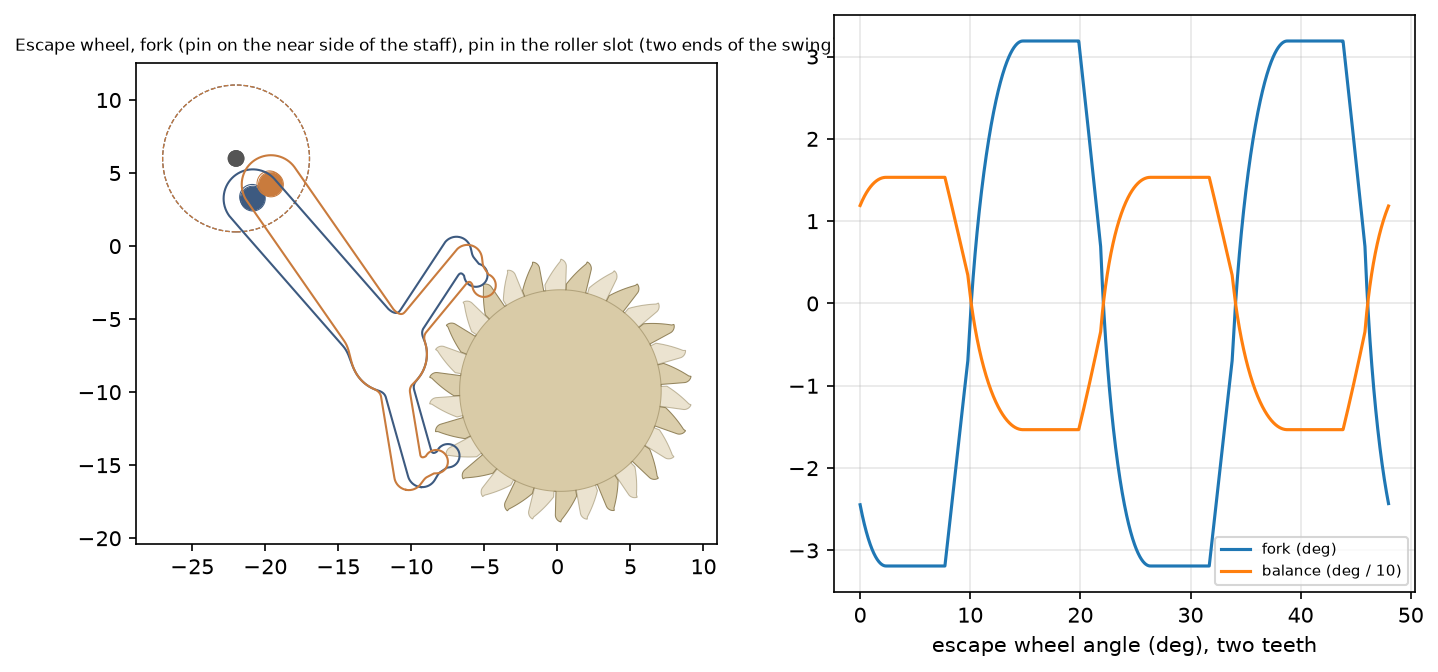

Write the Python code that produced this figure.
# Escapement for Crescent's motion study, version 2 (2026-11-18, Adam's note P15 and "beef it up"): an escape wheel that physically
# rocks the pallet fork, and a fork that swings the balance. Changes from escapement.py:
#   - the fork stops short of the balance staff: its impulse pin sits on the NEAR side (between the fork's pivot and the staff), so
#     nothing has to reach round or through the staff; the roller's closed slot faces the fork
#   - beefed up for a hand-assembled demonstration (wider in xy, thicker in z): the fork's shaft 4.0 wide (was 1.8) ending in a round
#     end concentric with the pin; the nose arms 2.0 wide (were 1.1 / 0.84); the noses r 0.85 (were 0.6); the hub r 2.6; the
#     wheel's tooth tips get a flat land instead of a point; the impulse pin Ø1.5 steel (was Ø1); fork and wheel 2.4 thick (2.0),
#     the roller 3.0 (2.0) and its bore a friction fit on the staff (the slip clutch)
#   - the balance swings less (about ±19 deg, was ±33): smaller accelerations on every part when the train is cranked fast
#
# No hairspring and no lock (so the train can never stall): it is a two-nose cam anchor. Each of the wheel's 15 teeth has a
# forward-facing ramp, a flat land and a steep trailing face. The ramps lift the fork's two noses in turn (the noses sit 3 1/2 teeth
# apart, so one is over a ramp while the other is over a gap): nose A lifted turns the fork one way, nose B lifted turns it back.
# Between lifts nothing pushes, so the fork rests: tick, pause, tock, pause, 30 beats per wheel turn.
# The fork's shaft ends short of the balance staff; a steel pin at its end (the near side of the staff) runs in a closed slot in the
# roller, so the balance swings with the fork and the pin can never leave.
#
# This script designs the parts, then proves the motion: over a full wheel turn in 0.02 deg steps the two noses never both bind (no
# jam), every tooth lifts each nose, the whole fork outline never cuts into the wheel, the shaft's end clears the staff over the whole
# swing and the pin stays inside the roller's closed slot. It writes escapement2_geo.json (esc2_apply.py puts it into a scene).
# Settings used (2026-11-18): R_N=0.8 LAND=0.06 RHO=9.35 R_TIPARM=0.65 ELBOW=2.1 D_NEAR=2.85
#   R_N=0.8 LAND=0.06 RHO=9.35 R_TIPARM=0.65 ELBOW=2.1 D_NEAR=2.85 python3 escapement2.py [OUT_DIR]
# Settings used since P46 (2026-11-19, Adam's sketch: short teeth, valleys only as deep as the noses need, round tops):
#   RT1=0.8 RT2=0.8 RO=0.3 RV=1.2 LAND=0.12 FOOT_EXTRA=0.01 R_ROOT=7.8 R_TIP=9.12 R_N=0.8 RHO=9.35 R_TIPARM=0.65 ELBOW=2.1 D_NEAR=2.85 python3 escapement2.py
import json, math, os, sys
import numpy as np
import matplotlib; matplotlib.use('Agg'); import matplotlib.pyplot as plt
from matplotlib.path import Path as MP
HERE = os.path.dirname(os.path.abspath(__file__)); sys.path.insert(0, HERE)
import design as DS
from kit import X, Y, circle, curve, U
P = DS.PIV
E, F, BC = (np.array(P[k], float) for k in ('E', 'F', 'Bc'))
DEG = math.pi / 180
def pol(c, r, a): return np.array([c[0] + r * math.cos(a), c[1] + r * math.sin(a)])
def rot(p, c, a):
    p = np.asarray(p, float); c = np.asarray(c, float); ca, sa = math.cos(a), math.sin(a); d = p - c
    return np.stack([c[0] + d[..., 0] * ca - d[..., 1] * sa, c[1] + d[..., 0] * sa + d[..., 1] * ca], -1)

# ---------- the wheel (local frame = as drawn, wheel angle 0) ----------
NT = 15; PITCH = 2 * math.pi / NT
R_ROOT, R_TIP = float(os.environ.get('R_ROOT', 6.9)), float(os.environ.get('R_TIP', 9.0))   # (P46: with round tips the drawn tip starts higher; the rounding brings it back)
R_RAMP0 = 7.3                      # the ramp starts here (a short riser up from the root passes under the low nose)
F_RAMP = float(os.environ.get('F_RAMP', 0.38))   # the ramp takes this share of the pitch
LAND = float(os.environ.get('LAND', 0.06))   # then a flat land at the tip (0.23 mm at r 9): no knife-edge tips
FOOT = F_RAMP + LAND + float(os.environ.get('FOOT_EXTRA', 0.01))   # the trailing face's foot (0.01: near radial; more leans it back, so the nose slides off)
WDIR = 1                            # the wheel turns anticlockwise (the sim's escape arbor: +0.314 rad/s)
def wheel_local():
    pts = []
    for k in range(NT):
        # phase v runs the way the tooth passes a fixed point: local angle a = -(k + v) * PITCH * WDIR
        for j in range(25):        # ramp, root -> tip
            v = F_RAMP * j / 24; r = R_RAMP0 + (R_TIP - R_RAMP0) * (v / F_RAMP)
            if j == 0: pts.append(pol((0, 0), R_ROOT, -WDIR * (k + v) * PITCH))
            pts.append(pol((0, 0), r, -WDIR * (k + v) * PITCH))
        for j in range(1, 5): pts.append(pol((0, 0), R_TIP, -WDIR * (k + F_RAMP + LAND * j / 4) * PITCH))   # the land
        pts.append(pol((0, 0), R_ROOT, -WDIR * (k + FOOT) * PITCH))          # trailing face down to the root
        for j in range(1, 12):     # root arc to the next ramp
            v = FOOT + (1 - FOOT) * j / 12; pts.append(pol((0, 0), R_ROOT, -WDIR * (k + v) * PITCH))
    return np.array(pts)
WL = wheel_local()                  # about E, local frame
# P46 (2026-11-19): the tooth's tip rounded like the fork's noses. The teeth are too slender near the top for one radius all round
# (r 0.8 would shave the tips off), so each tip corner gets its own fillet: the crest (ramp into land, where the nose rolls over the
# top) r RT1, the drop-off edge (land into the trailing face, where the nose leaves) r RT2. RT1 = RT2 = 0 keeps the sharp corners.
RT1, RT2 = float(os.environ.get('RT1', 0.0)), float(os.environ.get('RT2', 0.0))
RT = max(RT1, RT2)
def _fillet(path, iv, r, n=24):
    """replace the corner at path[iv] with an arc of radius r tangent to the (locally straight) edges either side"""
    if r <= 0: return path
    V = path[iv]
    def walk(step, dist):                         # the point `dist` along the path from V (step -1: back, +1: on)
        acc, i = 0.0, iv
        while True:
            j = i + step; seg = np.linalg.norm(path[j] - path[i])
            if acc + seg >= dist: return path[i] + (path[j] - path[i]) * (dist - acc) / seg, j
            acc += seg; i = j
    a1, _ = walk(-1, 0.05); b1, _ = walk(1, 0.05)
    u1 = (a1 - V) / np.linalg.norm(a1 - V); u2 = (b1 - V) / np.linalg.norm(b1 - V)
    phi = math.acos(np.clip(u1 @ u2, -1, 1)); t = r / math.tan(phi / 2)
    A, ia = walk(-1, t); B, ib = walk(1, t)
    bis = (u1 + u2) / np.linalg.norm(u1 + u2); Cc = V + bis * r / math.sin(phi / 2)
    a0, a1_ = math.atan2(*(A - Cc)[::-1]), math.atan2(*(B - Cc)[::-1])
    da = (a1_ - a0 + math.pi) % (2 * math.pi) - math.pi
    arc = [Cc + r * np.array([math.cos(a0 + da * k / n), math.sin(a0 + da * k / n)]) for k in range(n + 1)]
    return np.vstack([path[:ia], arc, path[ib:]])
if RT > 0:
    pts = []; corners = []
    for k in range(NT):
        for j in range(161):       # ramp, root -> tip, finely
            v = F_RAMP * j / 160; r = max(R_ROOT, R_RAMP0 + (R_TIP - R_RAMP0) * (v / F_RAMP))   # (P46b: a shallow valley cuts the ramp's foot off)
            if j == 0: pts.append(pol((0, 0), R_ROOT, -WDIR * k * PITCH))
            pts.append(pol((0, 0), r, -WDIR * (k + v) * PITCH))
        corners.append(len(pts) - 1)
        for j in range(1, 41): pts.append(pol((0, 0), R_TIP, -WDIR * (k + F_RAMP + LAND * j / 40) * PITCH))
        corners.append(len(pts) - 1)
        for j in range(1, 61): pts.append(pol((0, 0), R_TIP + (R_ROOT - R_TIP) * j / 60, -WDIR * (k + F_RAMP + LAND + (FOOT - F_RAMP - LAND) * j / 60) * PITCH))
        for j in range(1, 12): v = FOOT + (1 - FOOT) * j / 12; pts.append(pol((0, 0), R_ROOT, -WDIR * (k + v) * PITCH))
    WL = np.array(pts)
    for ci in sorted(corners, reverse=True):      # from the end, so earlier indices stay valid
        r_ = RT1 if corners.index(ci) % 2 == 0 else RT2
        WL = _fillet(WL, ci, r_)
# P46b (2026-11-19, Adam's sketch): the valleys only as deep as the noses need (they never come closer than r 8.1 to the wheel's
# centre), so the teeth are short and sturdy, and the valleys rounded r RV (bigger than the noses, so nothing can wedge in them)
RO = float(os.environ.get('RO', 0.0))                # (2026-11-21) a last round-off of any point the fillets leave where they meet (r RO)
if RO > 0:
    from pk2 import P as _P, F as _F, opening as _op
    import pyclipper as _pc
    _o = [q for q in _op([_P(WL)], RO) if _pc.Orientation(q)]
    WL = _F(max(_o, key=lambda q: abs(_pc.Area(q))))[::-1]
RV = float(os.environ.get('RV', 0.0))
if RV > 0:
    from pk2 import P as _P, F as _F, close as _close
    import pyclipper as _pc
    _o = [q for q in _close([_P(WL)], RV) if _pc.Orientation(q)]
    WL = _F(max(_o, key=lambda q: abs(_pc.Area(q))))[::-1]
SEG_A = WL; SEG_B = np.roll(WL, -1, 0)
P_WL = MP(np.vstack([WL, WL[:1]]))
def signed_dist_local(q):
    """signed distance from point q (local, about E) to the wheel outline: + outside"""
    d = SEG_B - SEG_A; w = q - SEG_A
    t = np.clip((w * d).sum(1) / (d * d).sum(1), 0, 1); proj = SEG_A + d * t[:, None]
    m = np.sqrt(((q - proj) ** 2).sum(1)).min()
    return -m if P_WL.contains_point(q) else m

# ---------- the fork (anchor), drawn at its reference angle 0 ----------
R_N = float(os.environ.get('R_N', 0.85))   # nose radius (part of the fork, cut with it)
SPAN = 3.5                           # noses 3 1/2 teeth apart: one over a ramp while the other is over a gap
a_F = math.atan2(F[1] - E[1], F[0] - E[0])
RHO_MID = float(os.environ.get('RHO', 9.0))   # both noses this far from E at the reference angle
NA, NB = pol(E, RHO_MID, a_F + SPAN * PITCH / 2), pol(E, RHO_MID, a_F - SPAN * PITCH / 2)
def noses(phi): return rot(NA, F, phi), rot(NB, F, phi)
def clear(n, theta):                  # nose clearance to the wheel turned theta (+ = clear)
    q = rot(n, E, -theta) - E
    return signed_dist_local(q) - R_N
# which way each nose is freed (its constraint direction)
dA = 1 if clear(noses(1e-3)[0], 0) > clear(noses(-1e-3)[0], 0) else -1
dB = 1 if clear(noses(1e-3)[1], 0) > clear(noses(-1e-3)[1], 0) else -1
assert dA == -dB, 'the two noses must be freed in opposite directions'
def bound(which, theta, lo=-0.4, hi=0.4):
    """the fork angle at which nose `which` just touches: angles on the free side of it are clear"""
    d = dA if which == 0 else dB
    f = lambda ph: clear(noses(ph)[which], theta)
    a, b = (lo, hi) if d > 0 else (hi, lo)          # a: blocked side, b: free side
    if f(b) < 0: return None                        # can't free it in range
    if f(a) >= 0: return a                          # never touches in range
    for _ in range(40):
        m = (a + b) / 2
        if f(m) >= 0: b = m
        else: a = m
    return b
# ---------- 1. the motion over a full wheel turn ----------
STEP = float(os.environ.get('STEP_DEG', 0.02)) * DEG
thetas = np.arange(0, 2 * math.pi + 2 * PITCH, STEP)
phi = 0.0; PHI = []; jam = []; gap_min = 9.0; lifts_A = lifts_B = 0; pushed = None
for th in thetas:
    bA, bB = bound(0, WDIR * th), bound(1, WDIR * th)
    lo_, hi_ = (bA, bB) if dA > 0 else (bB, bA)      # admissible fork angles [lo_, hi_]
    gap_min = min(gap_min, hi_ - lo_)
    if lo_ > hi_ - 1e-6: jam.append(math.degrees(th))
    new = min(max(phi, lo_), hi_)
    who = None if abs(new - phi) < 1e-9 else ('A' if (new - phi) * dA > 0 else 'B')
    if who and who != pushed: lifts_A += who == 'A'; lifts_B += who == 'B'
    if who: pushed = who
    phi = new; PHI.append(phi)
PHI = np.array(PHI)
steady = thetas >= 2 * PITCH                                  # after the first two teeth
amp_lo, amp_hi = PHI[steady].min(), PHI[steady].max()
# periodicity: one pitch later the fork does the same thing
n_p = int(round(PITCH / STEP))
per_err = np.abs(PHI[steady][n_p:] - PHI[steady][:-n_p]).max()
# fraction of the time the fork rests
moving = np.abs(np.diff(PHI[steady])) > 1e-7
rest_frac = 1 - moving.mean()
print(f'fork: noses freed {dA:+d}/{dB:+d}; swing {math.degrees(amp_lo):.2f} to {math.degrees(amp_hi):.2f} deg; narrowest admissible band {math.degrees(gap_min):.2f} deg; jams {len(jam)}; repeats each tooth to {math.degrees(per_err):.4f} deg; rests {rest_frac * 100:.0f} % of the time; lifts A {lifts_A} B {lifts_B}')

# ---------- 2. the balance: a closed drive, the pin on the near side of the staff ----------
# A Ø1.5 steel pin pressed into the end of the fork's shaft, on the near side of the staff (between the fork's pivot and the staff),
# runs in a closed radial slot in the roller on the balance staff, so the balance is driven both ways and the pin can't come out.
# The slot is radial, so the balance angle is simply the pin's angle about the staff.
D_FB = float(np.linalg.norm(BC - F)); u_FB = (BC - F) / D_FB
perp = np.array([-u_FB[1], u_FB[0]])
STAFF_R = 0.5                        # balance staff Ø1
PIN_R = 0.75                         # impulse pin Ø1.5 steel, pressed into the fork
STAFF_CL = 0.3                       # the shaft's end clears the staff by at least this over the whole swing
WALL = 1.25                          # Delrin round the pin's hole (the shaft's end is a round end on the pin: r = pin + wall)
ROLLER_WALL_MIN = 1.2                # roller wall round its slot
SLOT_C = 0.1                         # the pin's clearance each side in the roller's slot
D0 = float(os.environ.get('D_NEAR', 3.0))   # the pin's distance short of the staff, fork at rest
P0 = BC - u_FB * D0
u_SLOT = -u_FB                       # the roller's slot points back at the fork
def pin_at(ph): return rot(P0, F, ph)
def beta_of(ph):
    v = pin_at(ph) - BC; return math.atan2(u_SLOT[0] * v[1] - u_SLOT[1] * v[0], float(u_SLOT @ v))
BETA = np.array([beta_of(p) for p in PHI])
R_PIN = np.array([float(np.linalg.norm(pin_at(p) - BC)) for p in PHI[steady]])
AMP_B = float(max(abs(BETA[steady].min()), abs(BETA[steady].max())))
SLOT_R0, SLOT_R1 = float(R_PIN.min()) - PIN_R - SLOT_C, float(R_PIN.max()) + PIN_R + SLOT_C
ROLLER_R = SLOT_R1 + ROLLER_WALL_MIN
ROLLER_WALL = SLOT_R0 - STAFF_R
staff_path = [rot(BC, F, -p) for p in np.linspace(amp_lo, amp_hi, 61)]      # the staff as the fork sees it
print(f'balance: pin {D0:.2f} short of the staff; balance swings ±{math.degrees(AMP_B):.1f} deg; pin runs r {R_PIN.min():.3f}..{R_PIN.max():.3f} in a slot r {SLOT_R0:.2f}..{SLOT_R1:.2f} (wall to the staff {ROLLER_WALL:.2f}); roller r {ROLLER_R:.2f}')

# ---------- 3. the fork outline (SDF, drawn at angle 0) and a check of the whole outline against the wheel ----------
tail_dir = math.atan2(u_FB[1], u_FB[0])
H = 0.02
FAR = D_FB - D0 + PIN_R + WALL                          # the shaft's end, along the fork from its pivot
pts_all = np.array([F, NA, NB, F + u_FB * (FAR + 2.0), BC + perp * 5, BC - perp * 5])
x0, y0 = pts_all.min(0) - 3; x1, y1 = pts_all.max(0) + 3
GX, GY = np.meshgrid(np.arange(x0, x1, H), np.arange(y0, y1, H))
def c_sdf(c, r): return np.hypot(GX - c[0], GY - c[1]) - r
def cap(a, b, r):
    a = np.asarray(a); b = np.asarray(b); d = b - a; L2 = (d * d).sum()
    t = np.clip(((GX - a[0]) * d[0] + (GY - a[1]) * d[1]) / L2, 0, 1)
    return np.hypot(GX - (a[0] + t * d[0]), GY - (a[1] + t * d[1])) - r
def smin(a, b, k=0.2):
    h = np.clip(0.5 + 0.5 * (b - a) / k, 0, 1); return b * (1 - h) + a * h - k * h * (1 - h)
def box(c, u, half_u, half_v):   # a rectangle centred at c, long axis u
    v = np.array([-u[1], u[0]]); px = (GX - c[0]) * u[0] + (GY - c[1]) * u[1]; py = (GX - c[0]) * v[0] + (GY - c[1]) * v[1]
    qx, qy = np.abs(px) - half_u, np.abs(py) - half_v
    return np.hypot(np.maximum(qx, 0), np.maximum(qy, 0)) + np.minimum(np.maximum(qx, qy), 0)
ELBOW = float(os.environ.get('ELBOW', 1.7))   # each arm leaves its nose straight out from the wheel's centre, then runs to the hub
elA = NA + (NA - E) / np.linalg.norm(NA - E) * ELBOW; elB = NB + (NB - E) / np.linalg.norm(NB - E) * ELBOW
R_HUBF, R_ARM, R_TIPARM = 2.6, float(os.environ.get('R_ARM', 1.0)), float(os.environ.get('R_TIPARM', 0.85))
f_sdf = c_sdf(F, R_HUBF)
for N_, el in ((NA, elA), (NB, elB)):
    f_sdf = smin(f_sdf, cap(F, el, R_ARM), 0.4); f_sdf = smin(f_sdf, cap(el, N_ + (el - N_) / np.linalg.norm(el - N_) * 0.2, R_TIPARM), 0.3)
    f_sdf = np.minimum(f_sdf, c_sdf(N_, R_N))
# the shaft: one straight bar 4.0 wide from the hub to a round end concentric with the pin (no ring, nothing round the staff)
TAIL_R = PIN_R + WALL
f_sdf = smin(f_sdf, cap(F, P0, TAIL_R), 0.6)
cs = plt.contour(GX, GY, f_sdf, levels=[0]); segs = cs.allsegs[0]; plt.close('all')
P_FORK0 = max(segs, key=len)[::2]

# the shaft's end stays clear of the staff over the whole swing
def edge_dist(p, poly):
    a_ = poly; b_ = np.roll(poly, -1, 0); d = b_ - a_; t = np.clip(((p - a_) * d).sum(1) / np.maximum((d * d).sum(1), 1e-12), 0, 1)
    return float(np.sqrt(((p - (a_ + d * t[:, None])) ** 2).sum(1)).min())
STAFF_GAP = min(edge_dist(np.asarray(sp), P_FORK0) - STAFF_R for sp in staff_path) if not any(MP(P_FORK0).contains_point(tuple(sp)) for sp in staff_path) else -1.0
PIN_WALL = TAIL_R - PIN_R
print(f'fork shaft: {2 * TAIL_R:.1f} wide, its end clears the staff by {STAFF_GAP:.3f} mm over the swing; {PIN_WALL:.2f} mm of Delrin round the pin')
# the whole outline against the wheel, at every 0.1 deg of a pitch (steady state)
worst_pen = 0.0
idx = np.where(steady)[0]
for i in idx[: n_p][::5]:
    th = thetas[i]; ph = PHI[i]
    fw = rot(rot(P_FORK0, F, ph), E, -WDIR * th) - E        # fork outline into the wheel's frame
    inside = P_WL.contains_points(fw)
    if inside.any():
        worst_pen = max(worst_pen, max(-signed_dist_local(q) for q in fw[inside]))
    wf = rot(WL + E, E, WDIR * th)                            # wheel outline into the world, then test against the fork
    inf = MP(rot(P_FORK0, F, ph)).contains_points(wf)
    if inf.any():
        worst_pen = max(worst_pen, 0.01 * inf.sum())
print(f'whole fork outline vs wheel over a pitch: deepest cut {worst_pen:.4f} mm')
# the pin in the roller's slot: in the roller's frame it only runs in and out along the slot (the slot is radial by construction)
pin_ok = bool(R_PIN.min() - PIN_R - SLOT_C >= SLOT_R0 - 1e-9 and R_PIN.max() + PIN_R + SLOT_C <= SLOT_R1 + 1e-9 and ROLLER_WALL >= 0.8 and STAFF_GAP >= STAFF_CL)

# ---------- producibility (1 mm end mill) ----------
gap_root = (1 - FOOT) * PITCH * R_ROOT
PRESS = math.degrees(math.atan2(R_TIP - R_RAMP0, F_RAMP * PITCH * (R_RAMP0 + R_TIP) / 2))
print(f'wheel tooth gap at the root {gap_root:.2f} mm (end mill 1.0); ramp pressure angle about {PRESS:.0f} deg')

# ---------- tables for the sim: fork and balance angle against the wheel's angle (mod one pitch) ----------
N_TAB = 480
ph_tab, be_tab = [], []
base = idx[0] - (idx[0] % n_p) + n_p * 2                      # a steady stretch starting at a whole pitch
for j in range(N_TAB):
    th = j / N_TAB * PITCH
    i = base + int(round(th / STEP))
    ph_tab.append(round(math.degrees(PHI[i]), 5)); be_tab.append(round(math.degrees(BETA[i]), 5))
res = {
    'E': E.tolist(), 'F': F.tolist(), 'Bc': BC.tolist(), 'NT': NT, 'R_ROOT': R_ROOT, 'R_TIP': R_TIP, 'WDIR': WDIR,
    'wheel_local': [[round(float(x), 4), round(float(y), 4)] for x, y in WL],
    'fork': [[round(float(x), 4), round(float(y), 4)] for x, y in P_FORK0],
    'P0': [round(float(v), 4) for v in P0], 'D0': D0, 'near_side': True, 'u_slot': u_SLOT.tolist(), 'TAIL_R': TAIL_R, 'R_N': R_N,
    'ROLLER_R': round(ROLLER_R, 4), 'SLOT_R0': round(SLOT_R0, 4), 'SLOT_R1': round(SLOT_R1, 4), 'SLOT_W': round(2 * (PIN_R + SLOT_C), 3), 'PIN_R': PIN_R, 'u_FB': u_FB.tolist(),
    'T_ESC': 2.4, 'T_ROLL': 3.0,
    'pitch_deg': 360 / NT, 'fork_table': ph_tab, 'balance_table': be_tab,
    'check': {'jams_in_a_full_turn': len(jam), 'narrowest_band_deg': round(math.degrees(gap_min), 3), 'fork_swing_deg': [round(math.degrees(amp_lo), 3), round(math.degrees(amp_hi), 3)],
              'balance_swing_deg': round(math.degrees(AMP_B), 2), 'lifts_A': lifts_A, 'lifts_B': lifts_B, 'repeats_each_tooth_deg': round(math.degrees(per_err), 5),
              'rests_fraction': round(float(rest_frac), 3), 'fork_outline_deepest_cut_mm': round(float(worst_pen), 4), 'pin_captive': pin_ok,
              'shaft_clears_staff_mm': round(STAFF_GAP, 3), 'pin_hole_wall_mm': round(PIN_WALL, 3), 'roller_wall_to_staff_mm': round(ROLLER_WALL, 3), 'tooth_gap_at_root_mm': round(gap_root, 3), 'ramp_pressure_angle_deg': round(PRESS, 1), 'tip_radius_mm': RT1, 'dropoff_radius_mm': RT2, 'valley_radius_mm': RV, 'root_r_mm': R_ROOT, 'land_frac': LAND, 'ramp_frac': F_RAMP,
              'tip_r_after_rounding_mm': round(float(np.hypot(*WL.T).max()), 3)},
}
json.dump(res, open(os.environ.get('OUTJSON', os.path.join(HERE, 'escapement2_geo.json')), 'w'), indent=1)
print(json.dumps(res['check'], indent=1))
# ---------- picture: the fork at both ends of its swing on the wheel, and the angles over two teeth ----------
out = sys.argv[1] if len(sys.argv) > 1 else HERE
fig, axs = plt.subplots(1, 2, figsize=(11, 5), dpi=150)
ax = axs[0]
i0 = base + int(np.argmax(PHI[base:base + n_p])); i1 = base + int(np.argmin(PHI[base:base + n_p]))
for i, col in ((i0, '#3d5a80'), (i1, '#c97b3d')):
    wv = rot(WL + E, E, WDIR * thetas[i]); ax.fill(wv[:, 0], wv[:, 1], color='#d8c9a3', alpha=0.5 if i == i1 else 0.9, ec='#8a7a50', lw=0.5)
    fv = rot(P_FORK0, F, PHI[i]); ax.plot(fv[:, 0], fv[:, 1], color=col, lw=1.0)
    b_ = BETA[i]; ax.add_patch(plt.Circle(BC, ROLLER_R, fill=False, ls='--', color=col, lw=0.6))
    for rr in (SLOT_R0 + PIN_R + SLOT_C, SLOT_R1 - PIN_R - SLOT_C):
        sd = math.atan2(u_SLOT[1], u_SLOT[0]); ax.add_patch(plt.Circle(BC + rr * np.array([math.cos(sd + b_), math.sin(sd + b_)]), PIN_R + SLOT_C, fill=False, color=col, lw=0.5))
    ax.add_patch(plt.Circle(pin_at(PHI[i]), PIN_R, color=col)); ax.add_patch(plt.Circle(BC, STAFF_R, color='#555'))
ax.set_aspect('equal'); ax.set_title('Escape wheel, fork (pin on the near side of the staff), pin in the roller slot (two ends of the swing)', fontsize=8)
ax = axs[1]
seg = slice(base, base + 2 * n_p)
ax.plot(np.degrees(thetas[seg] - thetas[base]), np.degrees(PHI[seg]), label='fork (deg)')
ax.plot(np.degrees(thetas[seg] - thetas[base]), np.degrees(BETA[seg]) / 10, label='balance (deg / 10)')
ax.set_xlabel('escape wheel angle (deg), two teeth'); ax.legend(fontsize=7); ax.grid(alpha=0.3)
fig.savefig(os.path.join(out, os.environ.get('OUTPNG', 'escapement2.png')), bbox_inches='tight'); print('picture written')
